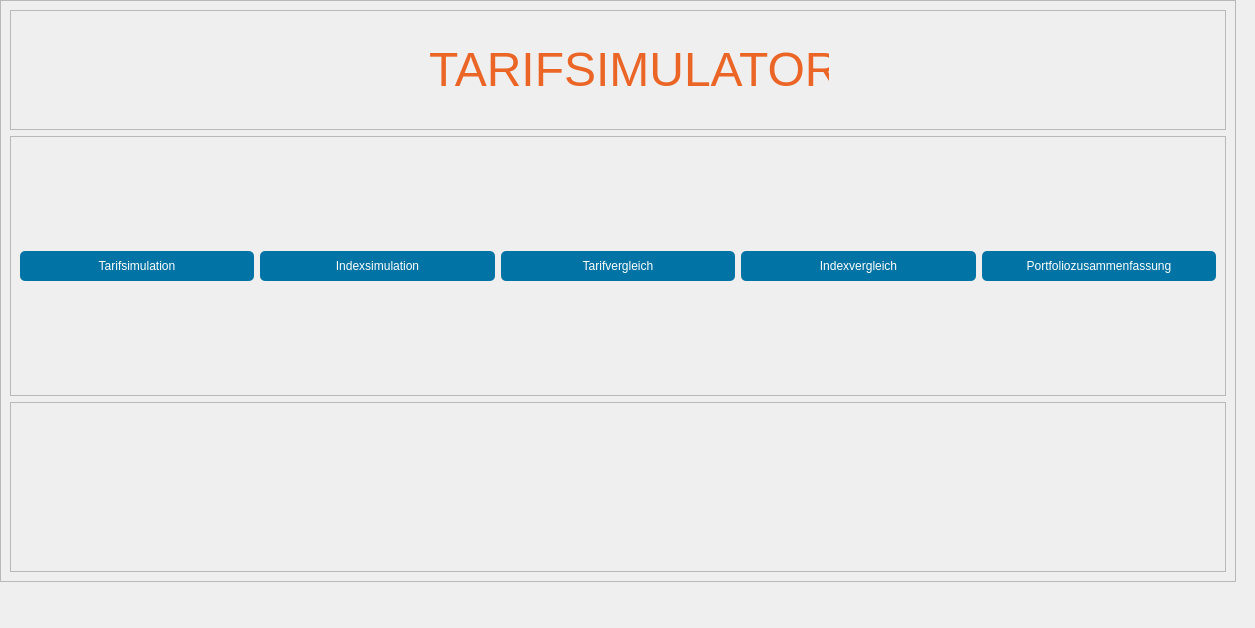
<?xml version="1.0" encoding="UTF-8"?>
<ui version="4.0">
 <class>Form</class>
 <widget class="QWidget" name="Form">
  <property name="geometry">
   <rect>
    <x>0</x>
    <y>0</y>
    <width>1255</width>
    <height>628</height>
   </rect>
  </property>
  <property name="windowTitle">
   <string>Form</string>
  </property>
  <widget class="QFrame" name="frame_4">
   <property name="geometry">
    <rect>
     <x>0</x>
     <y>0</y>
     <width>1236</width>
     <height>582</height>
    </rect>
   </property>
   <property name="frameShape">
    <enum>QFrame::StyledPanel</enum>
   </property>
   <property name="frameShadow">
    <enum>QFrame::Raised</enum>
   </property>
   <layout class="QGridLayout" name="gridLayout_30">
    <item row="1" column="0">
     <widget class="QFrame" name="frame_7">
      <property name="frameShape">
       <enum>QFrame::StyledPanel</enum>
      </property>
      <property name="frameShadow">
       <enum>QFrame::Raised</enum>
      </property>
      <layout class="QGridLayout" name="gridLayout_35">
       <item row="2" column="3">
        <widget class="QPushButton" name="pushButton__home_iv">
         <property name="styleSheet">
          <string notr="true">QPushButton {
    border: none;
	background-color: rgb(1,115,164);   
    text-align: center;
	color: rgb(255,255,255);
	padding: 8px;
	padding-left: 15 px;
	padding-right: 15 px;
	border-radius: 5px;
}
QPushButton:hover {
    background-color: rgb(1,133,177);
}
QPushButton:pressed {
	background-color: rgb(1,115,164);
}</string>
         </property>
         <property name="text">
          <string>Indexvergleich</string>
         </property>
         <property name="icon">
          <iconset>
           <normaloff>C:/Users/Andreas/PycharmProjects/TarifSimulator_WE/GUI/icons/16x16/cil-loop.png</normaloff>C:/Users/Andreas/PycharmProjects/TarifSimulator_WE/GUI/icons/16x16/cil-loop.png</iconset>
         </property>
        </widget>
       </item>
       <item row="2" column="2">
        <widget class="QPushButton" name="pushButton__home_tv">
         <property name="styleSheet">
          <string notr="true">QPushButton {
    border: none;
	background-color: rgb(1,115,164);   
    text-align: center;
	color: rgb(255,255,255);
	padding: 8px;
	padding-left: 15 px;
	padding-right: 15 px;
	border-radius: 5px;
}
QPushButton:hover {
    background-color: rgb(1,133,177);
}
QPushButton:pressed {
	background-color: rgb(1,115,164);
}</string>
         </property>
         <property name="text">
          <string>Tarifvergleich</string>
         </property>
         <property name="icon">
          <iconset>
           <normaloff>C:/Users/Andreas/PycharmProjects/TarifSimulator_WE/GUI/icons/16x16/cil-library.png</normaloff>C:/Users/Andreas/PycharmProjects/TarifSimulator_WE/GUI/icons/16x16/cil-library.png</iconset>
         </property>
        </widget>
       </item>
       <item row="2" column="4">
        <widget class="QPushButton" name="pushButton_home_pfz">
         <property name="styleSheet">
          <string notr="true">QPushButton {
    border: none;
	background-color: rgb(1,115,164);   
    text-align: center;
	color: rgb(255,255,255);
	padding: 8px;
	padding-left: 15 px;
	padding-right: 15 px;
	border-radius: 5px;
}
QPushButton:hover {
    background-color: rgb(1,133,177);
}
QPushButton:pressed {
	background-color: rgb(1,115,164);
}</string>
         </property>
         <property name="text">
          <string>Portfoliozusammenfassung</string>
         </property>
         <property name="icon">
          <iconset>
           <normaloff>C:/Users/Andreas/PycharmProjects/TarifSimulator_WE/GUI/icons/16x16/cil-folder-open.png</normaloff>C:/Users/Andreas/PycharmProjects/TarifSimulator_WE/GUI/icons/16x16/cil-folder-open.png</iconset>
         </property>
        </widget>
       </item>
       <item row="2" column="1">
        <widget class="QPushButton" name="pushButton__home_is">
         <property name="styleSheet">
          <string notr="true">QPushButton {
    border: none;
	background-color: rgb(1,115,164);   
    text-align: center;
	color: rgb(255,255,255);
	padding: 8px;
	padding-left: 15 px;
	padding-right: 15 px;
	border-radius: 5px;
}
QPushButton:hover {
    background-color: rgb(1,133,177);
}
QPushButton:pressed {
	background-color: rgb(1,115,164);
}</string>
         </property>
         <property name="text">
          <string>Indexsimulation</string>
         </property>
         <property name="icon">
          <iconset>
           <normaloff>C:/Users/Andreas/PycharmProjects/TarifSimulator_WE/GUI/icons/16x16/cil-3d.png</normaloff>C:/Users/Andreas/PycharmProjects/TarifSimulator_WE/GUI/icons/16x16/cil-3d.png</iconset>
         </property>
        </widget>
       </item>
       <item row="2" column="0">
        <widget class="QPushButton" name="pushButton__home_ts">
         <property name="styleSheet">
          <string notr="true">QPushButton {
    border: none;
	background-color: rgb(1,115,164);   
    text-align: center;
	color: rgb(255,255,255);
	padding: 8px;
	padding-left: 15 px;
	padding-right: 15 px;
	border-radius: 5px;
}
QPushButton:hover {
    background-color: rgb(1,133,177);
}
QPushButton:pressed {
	background-color: rgb(1,115,164);
}</string>
         </property>
         <property name="text">
          <string>Tarifsimulation</string>
         </property>
         <property name="icon">
          <iconset>
           <normaloff>C:/Users/Andreas/PycharmProjects/TarifSimulator_WE/GUI/icons/16x16/cil-chart-line.png</normaloff>C:/Users/Andreas/PycharmProjects/TarifSimulator_WE/GUI/icons/16x16/cil-chart-line.png</iconset>
         </property>
        </widget>
       </item>
      </layout>
     </widget>
    </item>
    <item row="0" column="0">
     <widget class="QFrame" name="frame_6">
      <property name="maximumSize">
       <size>
        <width>16777215</width>
        <height>120</height>
       </size>
      </property>
      <property name="frameShape">
       <enum>QFrame::StyledPanel</enum>
      </property>
      <property name="frameShadow">
       <enum>QFrame::Raised</enum>
      </property>
      <layout class="QGridLayout" name="gridLayout_34">
       <property name="rightMargin">
        <number>0</number>
       </property>
       <item row="0" column="2">
        <widget class="QLabel" name="label_14">
         <property name="maximumSize">
          <size>
           <width>400</width>
           <height>100</height>
          </size>
         </property>
         <property name="styleSheet">
          <string notr="true">QLabel {
	color: rgb(235, 102, 38);
}</string>
         </property>
         <property name="text">
          <string>&lt;html&gt;&lt;head/&gt;&lt;body&gt;&lt;p&gt;&lt;span style=&quot; font-size:36pt;&quot;&gt;TARIFSIMULATOR&lt;/span&gt;&lt;/p&gt;&lt;/body&gt;&lt;/html&gt;</string>
         </property>
         <property name="alignment">
          <set>Qt::AlignCenter</set>
         </property>
         <property name="indent">
          <number>0</number>
         </property>
        </widget>
       </item>
       <item row="0" column="0">
        <spacer name="horizontalSpacer_9">
         <property name="orientation">
          <enum>Qt::Horizontal</enum>
         </property>
         <property name="sizeHint" stdset="0">
          <size>
           <width>40</width>
           <height>20</height>
          </size>
         </property>
        </spacer>
       </item>
       <item row="0" column="1">
        <widget class="QLabel" name="label_15">
         <property name="maximumSize">
          <size>
           <width>100</width>
           <height>100</height>
          </size>
         </property>
         <property name="text">
          <string/>
         </property>
         <property name="pixmap">
          <pixmap>C:/Users/Andreas/PycharmProjects/TarifSimulator_WE/GUI/Visuals/WE_icon_bearbeitet.png</pixmap>
         </property>
        </widget>
       </item>
       <item row="0" column="3">
        <spacer name="horizontalSpacer_10">
         <property name="orientation">
          <enum>Qt::Horizontal</enum>
         </property>
         <property name="sizeHint" stdset="0">
          <size>
           <width>40</width>
           <height>20</height>
          </size>
         </property>
        </spacer>
       </item>
      </layout>
     </widget>
    </item>
    <item row="2" column="0">
     <widget class="QFrame" name="frame_5">
      <property name="minimumSize">
       <size>
        <width>0</width>
        <height>170</height>
       </size>
      </property>
      <property name="maximumSize">
       <size>
        <width>16777215</width>
        <height>170</height>
       </size>
      </property>
      <property name="frameShape">
       <enum>QFrame::StyledPanel</enum>
      </property>
      <property name="frameShadow">
       <enum>QFrame::Raised</enum>
      </property>
      <layout class="QGridLayout" name="gridLayout_27">
       <item row="0" column="0">
        <widget class="QLabel" name="label">
         <property name="maximumSize">
          <size>
           <width>16777215</width>
           <height>150</height>
          </size>
         </property>
         <property name="text">
          <string/>
         </property>
         <property name="pixmap">
          <pixmap>C:/Users/Andreas/PycharmProjects/TarifSimulator_WE/GUI/Visuals/Banner_Tariflinge.png</pixmap>
         </property>
         <property name="alignment">
          <set>Qt::AlignCenter</set>
         </property>
        </widget>
       </item>
      </layout>
     </widget>
    </item>
   </layout>
  </widget>
 </widget>
 <resources/>
 <connections/>
</ui>
